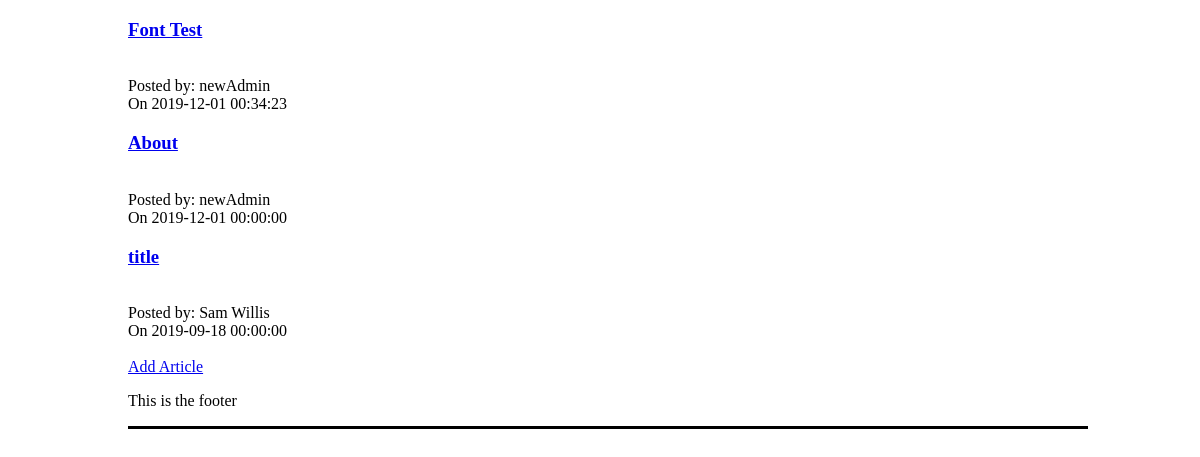
Before: /news.php with the older database file.
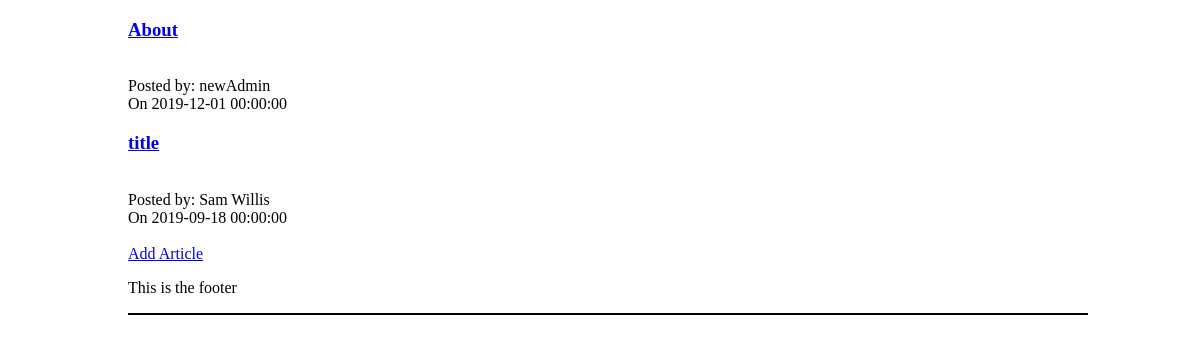
After: the same page with the newer database file.
### tables this page shows
CREATE TABLE IF NOT EXISTS `articles` (
  `poster` varchar(100) NOT NULL,
  `created` datetime NOT NULL,
  `title` varchar(255) NOT NULL,
  `content` mediumtext NOT NULL,
  `post_id` int(11) NOT NULL AUTO_INCREMENT,
  PRIMARY KEY (`post_id`)
);

### news.php (the view, shortened to what this page needs)
<?php
include("header.php");
include("db_connect.php");
echo "<div class='news-articles'>";
$sql = "SELECT * FROM articles ORDER BY created DESC";
$result = $conn->query($sql);
while($row = $result->fetch_assoc()){
    echo "<div class='news_article'><h3><a href='article.php?id=" . $row["post_id"] . "'>" . $row["title"] . "</a></h3><br>Posted by: " . $row["poster"] . "<br>On " . $row["created"] . "<br>";
}
echo "<div>";
echo "<br><a href='add_article.php'>Add Article</a> ";
include("footer.php");
?>

Changed rows visible on the page:
removed articles: title "Font Test", poster "newAdmin", created "2019-12-01 00:34:23"
